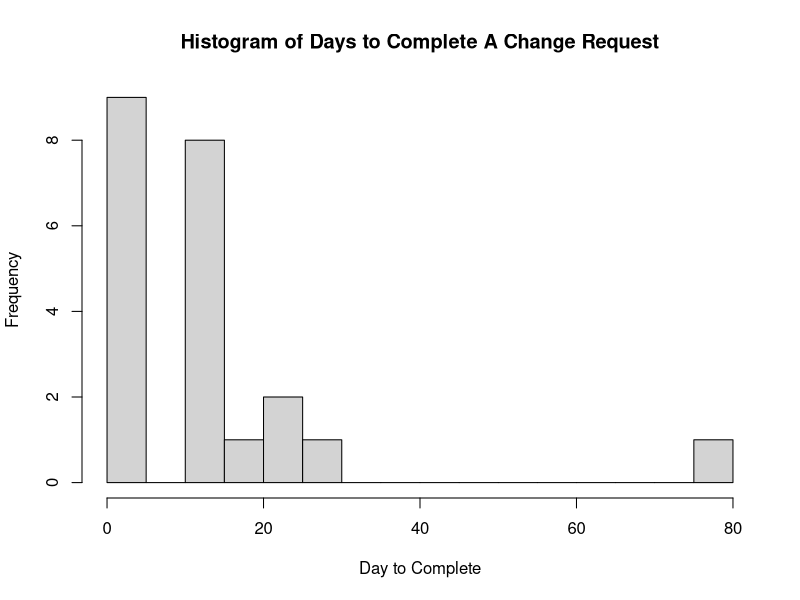
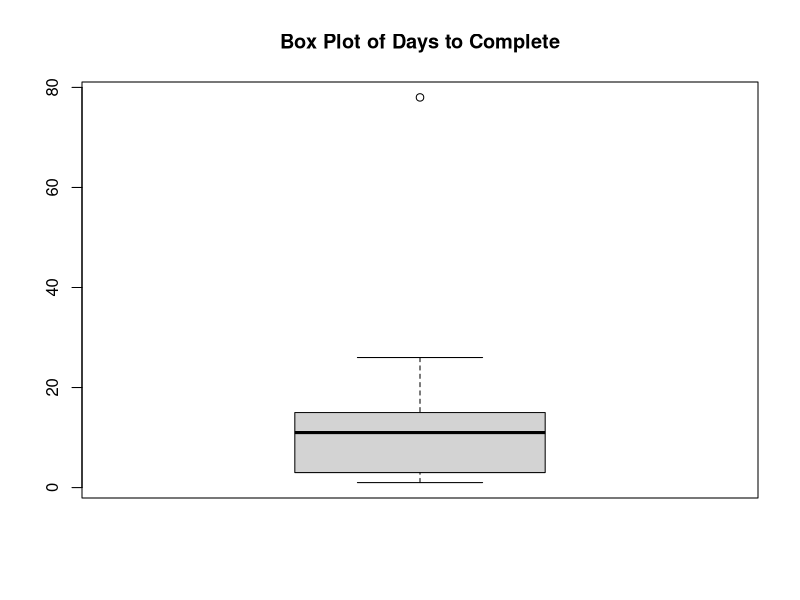
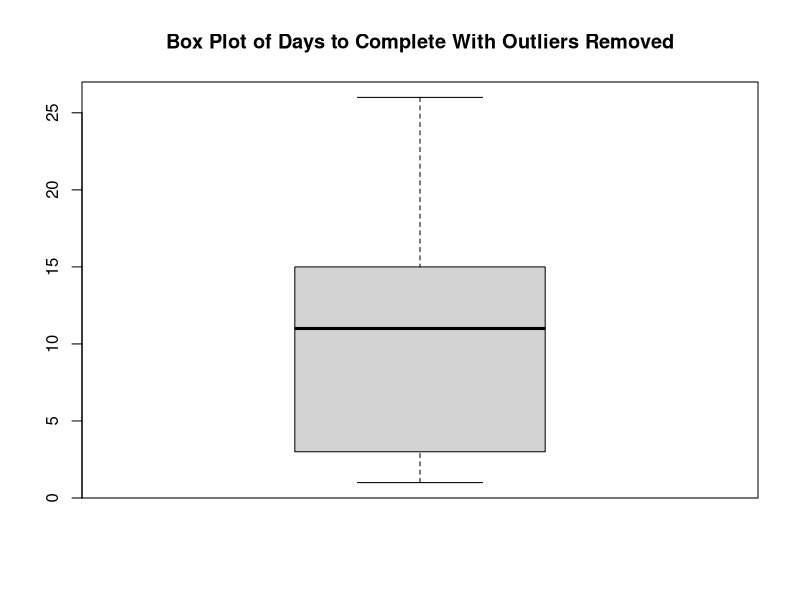
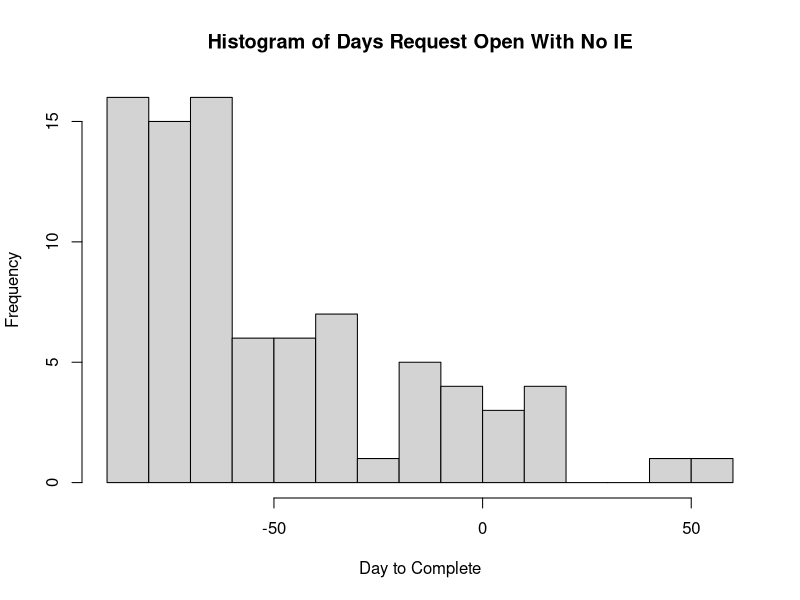
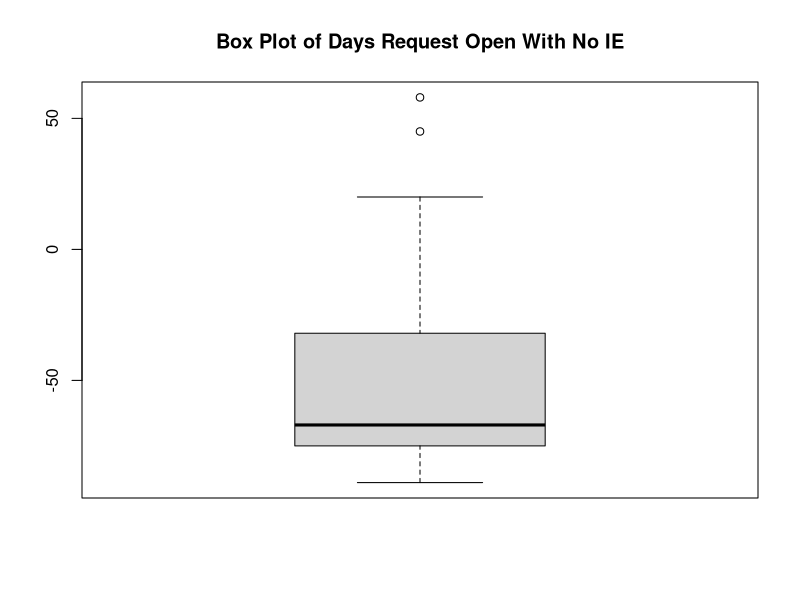
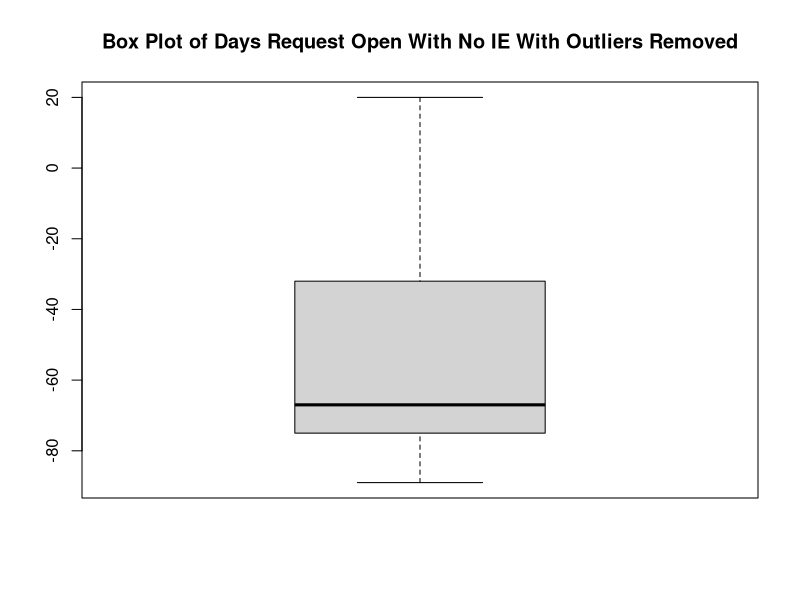

Source code (R) for these figures, in order:
## ---- chunk 1
knitr::opts_chunk$set(echo = TRUE)
## ---- chunk 2
library(lubridate)
## ---- chunk 3
ACR.raw <- read.csv(file = "./data/ACR.csv",
                    stringsAsFactors = FALSE)
name <- c("SQA",
          "Application",
          "CRNumber",
          "CRDate",
          "CRApproved",
          "IENumber",
          "IEDate",
          "IEApproved",
          "Reason",
          "Comments")
names(ACR.raw) <- name
rm(name)
ACR <- ACR.raw
## ---- chunk 4
ACR$SQA <- as.factor(ACR$SQA)
ACR$Application <- as.factor(ACR$Application)
ACR$CRApproved <- as.factor(ACR$CRApproved)
ACR$IEApproved <- as.factor(ACR$IEApproved)
levels(ACR$IEApproved)[1] <- NA
ACR$Reason <- as.factor(ACR$Reason)
levels(ACR$Reason)[1] <- NA
## ---- chunk 5
ACR$CRDate <- as.Date(ACR$CRDate, format = "%d-%b-%y")
ACR$IEDate<- as.Date(ACR$IEDate, format = "%d-%b-%y")
ACR$CRmonth <- lubridate::month(ACR$CRDate, label = TRUE)
ACR$CRyear <- lubridate::year(ACR$CRDate)
ACR$IEmonth <- lubridate::month(ACR$IEDate, label = TRUE)
ACR$IEyear <- lubridate::year(ACR$IEDate)          
## ---- chunk 6
str(ACR)
## ---- chunk 7
#create master dataframe
work <- subset(ACR,
               subset = (CRmonth == "Nov" & CRyear == 2018) |
                    (subset = IEmonth == "Nov" & IEyear == 2018))
# Create the CR data fram
workCR <- subset(ACR,
               subset = CRmonth == "Nov" & CRyear == 2018)
# create the IE data frame.
workIE <- subset(ACR,
               subset = IEmonth == "Nov" & IEyear == 2018)
## ---- chunk 8
nrow(subset(workCR,
            subset = (CRApproved == "A" | CRApproved == "A-FP")))
## ---- chunk 9
nrow(subset(workCR,
            subset = (CRApproved == "D")))
## ---- chunk 10
nrow(subset(workIE,
            subset = (IEApproved == "A" | IEApproved == "A-FP")))
## ---- chunk 11
nrow(subset(workIE,
            subset = (CRApproved == "D")))
## ---- chunk 12
nrow(subset(workCR,
            subset = CRApproved == "A-FP")) / 
     nrow(workCR) * 100
## ---- chunk 13
nrow(subset(workIE,
            subset = IEApproved == "A-FP")) / 
     nrow(workIE) * 100
## ---- chunk 14
nrow(subset(work,
            subset = (CRApproved == "A-FP" & IEApproved == "A-FP"))) /
     nrow(work) * 100
## ---- chunk 15
table(subset(workCR, 
             subset = CRApproved != "D")$Application)
table(subset(workCR, 
             subset = CRApproved != "D")$SQA)
## ---- chunk 16
table(subset(workIE, 
             subset = IEApproved != "D")$Application)

table(subset(workIE, 
             subset = IEApproved != "D")$SQA)
## ---- chunk 17
table(subset(workCR, 
             subset = CRApproved != "D")$Application) +
     table(subset(workIE, 
             subset = IEApproved != "D")$Application)
table(subset(workCR, 
             subset = CRApproved != "D")$SQA) +
     table(subset(workIE, 
             subset = CRApproved != "D")$SQA)
## ---- chunk 18
# select records that have been approved (both CR adn IE)
work.all <- subset(ACR,
                   subset = ((CRApproved == "A" | CRApproved == "A-FP") &
                                  (IEApproved == "A" | IEApproved == "A-FP")))
# now further select records from above that were completed in the correct month
work.all <- subset(work.all,
                   subset = (IEmonth == "Nov" & IEyear == 2018))
# compute interval
work.all$Interval <- as.numeric(work.all$IEDate - work.all$CRDate)
# results
nrow(work.all)
summary(work.all$Interval)
sd(work.all$Interval)
table(work.all$Interval)
quantile(work.all$Interval)
hist(work.all$Interval,
     breaks = 20,
     main = "Histogram of Days to Complete A Change Request",
     xlab = "Day to Complete")
boxplot(work.all$Interval,
        main = "Box Plot of Days to Complete")
boxplot(work.all$Interval,
        main = "Box Plot of Days to Complete With Outliers Removed",
        outline = FALSE)
## ---- chunk 19
# selected records that have approved CR but no IE
work.open <- subset(ACR,
                    subset = (CRApproved == "A-FP" | CRApproved == "A") & 
                         is.na(IEApproved))
# compute days open
work.open$daysOpen <- as.numeric(as.Date("1-Dec-18", format = "%d-%b-%y") - 
                                      work.open$CRDate)
# Results
nrow(work.open)
summary(work.open$daysOpen)
sd(work.open$daysOpen)
quantile(work.open$daysOpen)
hist(work.open$daysOpen,
     breaks = 20,
     main = "Histogram of Days Request Open With No IE",
     xlab = "Day to Complete")
boxplot(work.open$daysOpen,
        main = "Box Plot of Days Request Open With No IE")
boxplot(work.open$daysOpen,
        main = "Box Plot of Days Request Open With No IE With Outliers Removed",
        outline = FALSE)
